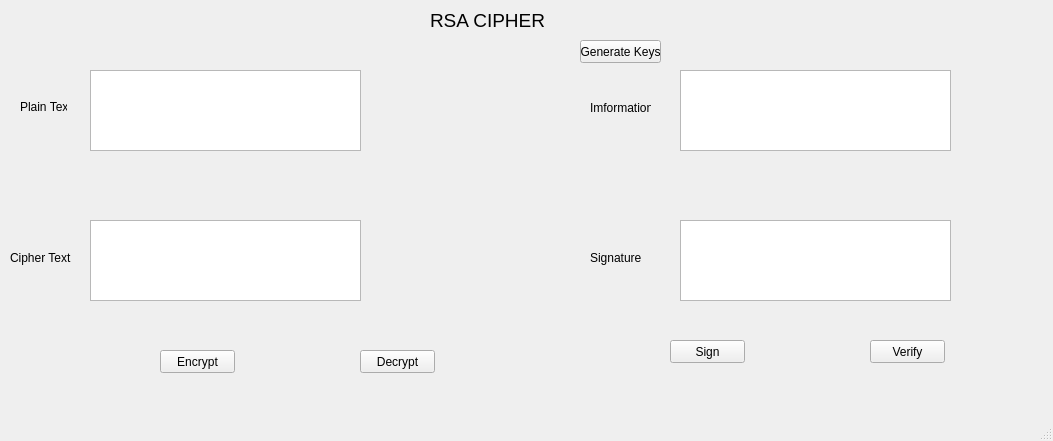
<?xml version="1.0" encoding="UTF-8"?>
<ui version="4.0">
 <class>RSA</class>
 <widget class="QMainWindow" name="RSA">
  <property name="geometry">
   <rect>
    <x>0</x>
    <y>0</y>
    <width>1053</width>
    <height>441</height>
   </rect>
  </property>
  <property name="windowTitle">
   <string>Caesar_Cipher</string>
  </property>
  <widget class="QWidget" name="centralwidget">
   <widget class="QLabel" name="label">
    <property name="geometry">
     <rect>
      <x>20</x>
      <y>100</y>
      <width>47</width>
      <height>13</height>
     </rect>
    </property>
    <property name="text">
     <string>Plain Text</string>
    </property>
   </widget>
   <widget class="QLabel" name="label_3">
    <property name="geometry">
     <rect>
      <x>10</x>
      <y>250</y>
      <width>61</width>
      <height>16</height>
     </rect>
    </property>
    <property name="text">
     <string>Cipher Text</string>
    </property>
   </widget>
   <widget class="QPushButton" name="btn_encrypt">
    <property name="geometry">
     <rect>
      <x>160</x>
      <y>350</y>
      <width>75</width>
      <height>23</height>
     </rect>
    </property>
    <property name="text">
     <string>Encrypt</string>
    </property>
   </widget>
   <widget class="QPushButton" name="btn_decrypt">
    <property name="geometry">
     <rect>
      <x>360</x>
      <y>350</y>
      <width>75</width>
      <height>23</height>
     </rect>
    </property>
    <property name="text">
     <string>Decrypt</string>
    </property>
   </widget>
   <widget class="QTextEdit" name="txt_plaintext">
    <property name="geometry">
     <rect>
      <x>90</x>
      <y>70</y>
      <width>271</width>
      <height>81</height>
     </rect>
    </property>
   </widget>
   <widget class="QTextEdit" name="txt_ciphertext">
    <property name="geometry">
     <rect>
      <x>90</x>
      <y>220</y>
      <width>271</width>
      <height>81</height>
     </rect>
    </property>
   </widget>
   <widget class="QLabel" name="label_4">
    <property name="geometry">
     <rect>
      <x>430</x>
      <y>10</y>
      <width>161</width>
      <height>20</height>
     </rect>
    </property>
    <property name="font">
     <font>
      <pointsize>14</pointsize>
     </font>
    </property>
    <property name="text">
     <string>RSA CIPHER</string>
    </property>
   </widget>
   <widget class="QLabel" name="label_2">
    <property name="geometry">
     <rect>
      <x>590</x>
      <y>100</y>
      <width>61</width>
      <height>16</height>
     </rect>
    </property>
    <property name="text">
     <string>Imformation</string>
    </property>
   </widget>
   <widget class="QLabel" name="label_5">
    <property name="geometry">
     <rect>
      <x>590</x>
      <y>250</y>
      <width>51</width>
      <height>16</height>
     </rect>
    </property>
    <property name="text">
     <string>Signature</string>
    </property>
   </widget>
   <widget class="QTextEdit" name="txt_imformation">
    <property name="geometry">
     <rect>
      <x>680</x>
      <y>70</y>
      <width>271</width>
      <height>81</height>
     </rect>
    </property>
   </widget>
   <widget class="QTextEdit" name="txt_signature">
    <property name="geometry">
     <rect>
      <x>680</x>
      <y>220</y>
      <width>271</width>
      <height>81</height>
     </rect>
    </property>
   </widget>
   <widget class="QPushButton" name="btn_sign">
    <property name="geometry">
     <rect>
      <x>670</x>
      <y>340</y>
      <width>75</width>
      <height>23</height>
     </rect>
    </property>
    <property name="text">
     <string>Sign</string>
    </property>
   </widget>
   <widget class="QPushButton" name="btn_verify">
    <property name="geometry">
     <rect>
      <x>870</x>
      <y>340</y>
      <width>75</width>
      <height>23</height>
     </rect>
    </property>
    <property name="text">
     <string>Verify</string>
    </property>
   </widget>
   <widget class="QPushButton" name="btn_generatekey">
    <property name="geometry">
     <rect>
      <x>580</x>
      <y>40</y>
      <width>81</width>
      <height>23</height>
     </rect>
    </property>
    <property name="text">
     <string>Generate Keys</string>
    </property>
   </widget>
  </widget>
  <widget class="QMenuBar" name="menubar">
   <property name="geometry">
    <rect>
     <x>0</x>
     <y>0</y>
     <width>1053</width>
     <height>21</height>
    </rect>
   </property>
  </widget>
  <widget class="QStatusBar" name="statusbar"/>
 </widget>
 <resources/>
 <connections/>
</ui>
